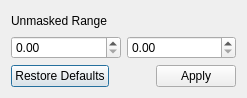
<?xml version="1.0" encoding="UTF-8"?>
<ui version="4.0">
 <class>Dialog</class>
 <widget class="QDialog" name="Dialog">
  <property name="geometry">
   <rect>
    <x>0</x>
    <y>0</y>
    <width>247</width>
    <height>98</height>
   </rect>
  </property>
  <property name="windowTitle">
   <string>Threshold Masking</string>
  </property>
  <layout class="QGridLayout" name="gridLayout">
   <item row="0" column="0">
    <widget class="QLabel" name="comparison_label">
     <property name="text">
      <string>Unmasked Range</string>
     </property>
    </widget>
   </item>
   <item row="2" column="1">
    <widget class="ScientificDoubleSpinBox" name="second_value">
     <property name="toolTip">
      <string>Defines the range of values that will *not* be masked.</string>
     </property>
    </widget>
   </item>
   <item row="3" column="0" colspan="2">
    <widget class="QDialogButtonBox" name="button_box">
     <property name="orientation">
      <enum>Qt::Horizontal</enum>
     </property>
     <property name="standardButtons">
      <set>QDialogButtonBox::Apply|QDialogButtonBox::RestoreDefaults</set>
     </property>
    </widget>
   </item>
   <item row="2" column="0">
    <widget class="ScientificDoubleSpinBox" name="first_value">
     <property name="toolTip">
      <string>Defines the range of values that will *not* be masked.</string>
     </property>
    </widget>
   </item>
  </layout>
 </widget>
 <customwidgets>
  <customwidget>
   <class>ScientificDoubleSpinBox</class>
   <extends>QDoubleSpinBox</extends>
   <header>scientificspinbox.h</header>
  </customwidget>
 </customwidgets>
 <tabstops>
  <tabstop>first_value</tabstop>
  <tabstop>second_value</tabstop>
 </tabstops>
 <resources/>
 <connections>
  <connection>
   <sender>button_box</sender>
   <signal>accepted()</signal>
   <receiver>Dialog</receiver>
   <slot>accept()</slot>
   <hints>
    <hint type="sourcelabel">
     <x>248</x>
     <y>254</y>
    </hint>
    <hint type="destinationlabel">
     <x>157</x>
     <y>274</y>
    </hint>
   </hints>
  </connection>
  <connection>
   <sender>button_box</sender>
   <signal>rejected()</signal>
   <receiver>Dialog</receiver>
   <slot>reject()</slot>
   <hints>
    <hint type="sourcelabel">
     <x>316</x>
     <y>260</y>
    </hint>
    <hint type="destinationlabel">
     <x>286</x>
     <y>274</y>
    </hint>
   </hints>
  </connection>
 </connections>
</ui>
